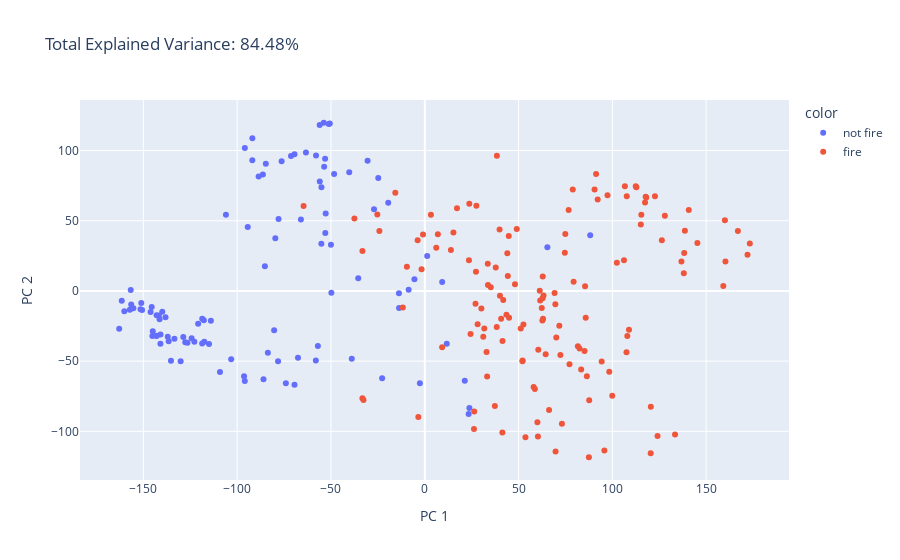

This figure's notebook cell:
### Markdown cell above
#### 2D-scatter plot after Dimensionality Reduction

### Code cell
components = pca.fit_transform(ndf)
total_var = pca.explained_variance_ratio_[:2].sum() * 100
fig = px.scatter(
    components,
    x=0,
    y=1,
    color=df["Classes"],
    labels={
        "0": "PC 1",
        "1": "PC 2",
    },
    title=f"Total Explained Variance: {total_var:.2f}%",
)
fig.show()

### Figure 1 — Plotly figure (JSON) as saved in the notebook; plotly's stock layout.template omitted (floating-point values rounded to 4 significant figures; data arrays with more than 128 entries replaced by an {"elided": "..."} marker saying what was removed)
{"data": [{"hovertemplate": "color=not fire<br>PC 1=%{x}<br>PC 2=%{y}<extra></extra>", "legendgroup": "not fire", "marker": {"color": "#636efa", "symbol": "circle"}, "mode": "markers", "name": "not fire", "orientation": "v", "showlegend": true, "type": "scatter", "x": [-118.6, -117.7, -145.5, -156.7, -91.9, -85.22, -49.78, -88.56, -120.8, -139.9, -157.2, -160.1, -145.0, -53.63, -106.0, -35.46, 23.79, -136.5, -142.8, -135.3, -55.06, -8.599, -96.32, -109.2, -19.47, -53.02, -5.514, -52.81, -86.29, -66.01, -2.599, -38.9, -58.05, -51.18, -50.62, -53.86, -13.69, 21.34, 65.34, -103.2, -151.5, -161.5, -155.3, -95.91, -79.66, -94.35, -133.4, -145.2, -140.9, -143.1, -91.92, -156.0, -151.1, -156.5, -69.44, -13.76, -55.12, -71.29, -141.7, -40.27, -78.2, -142.9, -150.7, -140.9, -138.2, -146.1, -53.12, -55.95, -80.28, -30.47, -56.96, -114.0, -63.33, -137.0, -124.3, -115.0, -117.5, -128.7, -67.57, -83.63, -22.72, -127.7, -74.04, -85.96, 11.73, -24.78, -27.05, 1.306, -56.02, -69.44, -95.92, 88.19, -162.9, -76.3, -77.93, -118.7, -130.1, -122.8, -48.32, 23.4, -50.0, 9.283, -126.5, -141.4, -57.96, -84.72], "xaxis": "x", "y": [-19.83, -20.89, -11.5, 0.7076, 108.8, 17.52, -1.25, 81.51, -23.29, -14.77, -13.42, -14.44, -28.75, 88.46, 54.33, 9.039, -83.44, -35.82, -31.89, -49.73, 73.93, 0.7682, -60.74, -57.81, 62.83, 41.35, 8.374, 55.18, 82.97, 50.85, -65.83, -48.35, -49.53, 118.8, 119.2, 119.8, -12.23, -63.92, 31.11, -48.63, -13.0, -7.061, -12.37, 101.9, 37.61, 45.47, -34.1, -32.04, -37.59, -32.05, 93.07, -12.36, -8.646, -9.718, 97.35, -1.656, 33.68, 96.11, -17.58, 84.6, -50.05, -17.39, -13.5, -31.09, -18.78, -15.08, 94.13, 78.03, -27.96, 92.69, -39.21, -21.22, 98.63, -32.66, -33.66, -37.83, -36.2, -32.87, -47.63, -44.07, -62.13, -36.59, -65.68, -62.91, -37.66, 80.48, 58.24, 24.94, 118.2, -66.9, -64.1, 39.6, -26.87, 92.39, 51.26, -37.49, -50.02, -36.24, 83.23, -87.64, 32.92, 6.441, -36.9, -20.22, 96.56, 90.54], "yaxis": "y"}, {"hovertemplate": "color=fire<br>PC 1=%{x}<br>PC 2=%{y}<extra></extra>", "legendgroup": "fire", "marker": {"color": "#EF553B", "symbol": "circle"}, "mode": "markers", "name": "fire", "orientation": "v", "showlegend": true, "type": "scatter", "x": {"elided": "138 float values"}, "xaxis": "x", "y": {"elided": "138 float values"}, "yaxis": "y"}], "layout": {"legend": {"title": {"text": "color"}, "tracegroupgap": 0}, "title": {"text": "Total Explained Variance: 84.48%"}, "xaxis": {"anchor": "y", "domain": [0, 1], "title": {"text": "PC 1"}}, "yaxis": {"anchor": "x", "domain": [0, 1], "title": {"text": "PC 2"}}}}
